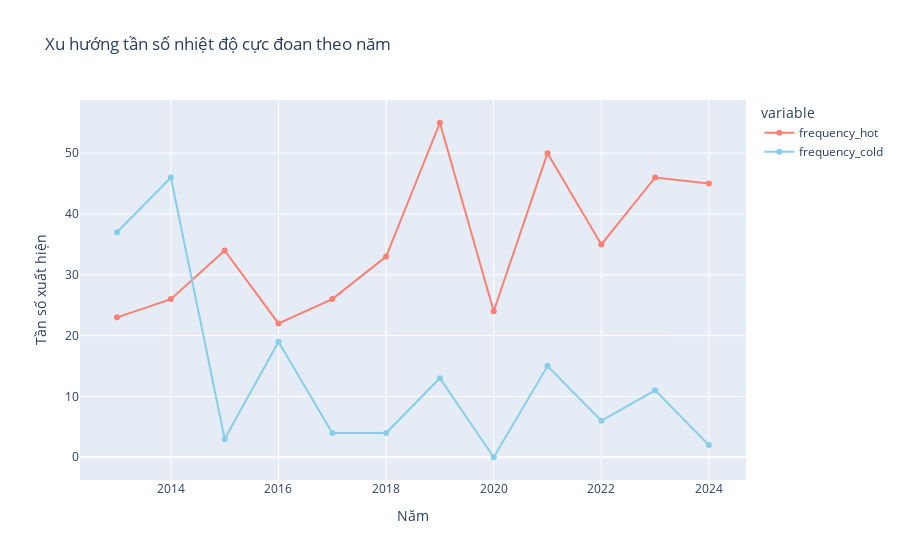

The notebook cell saved with this chart:
### Code cell
fig = px.line(
    df1,
    x='YEAR',
    y=['frequency_hot', 'frequency_cold'],
    labels={'value': 'Tần số xuất hiện', 'YEAR': 'Năm'},
    title='Xu hướng tần số nhiệt độ cực đoan theo năm',
    markers=True,
    color_discrete_sequence=['salmon', 'skyblue']
)
fig.show()

### Figure 1 — Plotly figure (JSON) as saved in the notebook; plotly's stock layout.template omitted (floating-point values rounded to 4 significant figures)
{"data": [{"hovertemplate": "variable=frequency_hot<br>Năm=%{x}<br>Tần số xuất hiện=%{y}<extra></extra>", "legendgroup": "frequency_hot", "line": {"color": "salmon", "dash": "solid"}, "marker": {"symbol": "circle"}, "mode": "lines+markers", "name": "frequency_hot", "orientation": "v", "showlegend": true, "type": "scatter", "x": [2013, 2014, 2015, 2016, 2017, 2018, 2019, 2020, 2021, 2022, 2023, 2024], "xaxis": "x", "y": [23, 26, 34, 22, 26, 33, 55, 24, 50, 35, 46, 45], "yaxis": "y"}, {"hovertemplate": "variable=frequency_cold<br>Năm=%{x}<br>Tần số xuất hiện=%{y}<extra></extra>", "legendgroup": "frequency_cold", "line": {"color": "skyblue", "dash": "solid"}, "marker": {"symbol": "circle"}, "mode": "lines+markers", "name": "frequency_cold", "orientation": "v", "showlegend": true, "type": "scatter", "x": [2013, 2014, 2015, 2016, 2017, 2018, 2019, 2020, 2021, 2022, 2023, 2024], "xaxis": "x", "y": [37, 46, 3, 19, 4, 4, 13, 0, 15, 6, 11, 2], "yaxis": "y"}], "layout": {"legend": {"title": {"text": "variable"}, "tracegroupgap": 0}, "title": {"text": "Xu hướng tần số nhiệt độ cực đoan theo năm"}, "xaxis": {"anchor": "y", "domain": [0, 1], "title": {"text": "Năm"}}, "yaxis": {"anchor": "x", "domain": [0, 1], "title": {"text": "Tần số xuất hiện"}}}}
